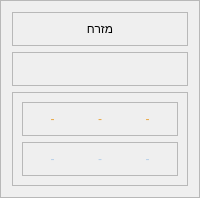
                    <widget class="QFrame" name="f_dig_ea">
                     <property name="sizePolicy">
                      <sizepolicy hsizetype="Fixed" vsizetype="Fixed">
                       <horstretch>0</horstretch>
                       <verstretch>0</verstretch>
                      </sizepolicy>
                     </property>
                     <property name="styleSheet">
                      <string notr="true">QFrame#f_dig_ea{
  border-top-right-radius: 30px;
  border-bottom-right-radius: 30px;
}</string>
                     </property>
                     <property name="frameShape">
                      <enum>QFrame::StyledPanel</enum>
                     </property>
                     <property name="frameShadow">
                      <enum>QFrame::Raised</enum>
                     </property>
                     <layout class="QVBoxLayout" name="verticalLayout_6">
                      <item>
                       <widget class="QFrame" name="f_dig_ea_name">
                        <property name="frameShape">
                         <enum>QFrame::StyledPanel</enum>
                        </property>
                        <property name="frameShadow">
                         <enum>QFrame::Raised</enum>
                        </property>
                        <layout class="QVBoxLayout" name="verticalLayout_31">
                         <item>
                          <widget class="QLabel" name="dig_ea_name">
                           <property name="sizePolicy">
                            <sizepolicy hsizetype="Preferred" vsizetype="Preferred">
                             <horstretch>0</horstretch>
                             <verstretch>0</verstretch>
                            </sizepolicy>
                           </property>
                           <property name="text">
                            <string>מזרח</string>
                           </property>
                           <property name="alignment">
                            <set>Qt::AlignCenter</set>
                           </property>
                          </widget>
                         </item>
                        </layout>
                       </widget>
                      </item>
                      <item>
                       <widget class="QFrame" name="f_dig_ea_arrows">
                        <property name="frameShape">
                         <enum>QFrame::StyledPanel</enum>
                        </property>
                        <property name="frameShadow">
                         <enum>QFrame::Raised</enum>
                        </property>
                        <layout class="QHBoxLayout" name="horizontalLayout_41">
                         <item>
                          <widget class="QLabel" name="dig_ea_arrows">
                           <property name="sizePolicy">
                            <sizepolicy hsizetype="Expanding" vsizetype="Expanding">
                             <horstretch>0</horstretch>
                             <verstretch>0</verstretch>
                            </sizepolicy>
                           </property>
                           <property name="text">
                            <string/>
                           </property>
                           <property name="scaledContents">
                            <bool>true</bool>
                           </property>
                           <property name="alignment">
                            <set>Qt::AlignCenter</set>
                           </property>
                          </widget>
                         </item>
                        </layout>
                       </widget>
                      </item>
                      <item>
                       <widget class="QFrame" name="f_dig_ea_vol">
                        <property name="frameShape">
                         <enum>QFrame::StyledPanel</enum>
                        </property>
                        <property name="frameShadow">
                         <enum>QFrame::Raised</enum>
                        </property>
                        <layout class="QVBoxLayout" name="verticalLayout_8">
                         <item>
                          <widget class="QFrame" name="f_dig_ea_vol_mor">
                           <property name="styleSheet">
                            <string notr="true">QLabel{
	font: 10pt &quot;Rubik&quot;;
	color: rgb(232, 166, 66);

}</string>
                           </property>
                           <property name="frameShape">
                            <enum>QFrame::StyledPanel</enum>
                           </property>
                           <property name="frameShadow">
                            <enum>QFrame::Raised</enum>
                           </property>
                           <layout class="QHBoxLayout" name="horizontalLayout_37">
                            <item>
                             <widget class="QLabel" name="dig_ea_vol_mor_r">
                              <property name="text">
                               <string>-</string>
                              </property>
                              <property name="alignment">
                               <set>Qt::AlignCenter</set>
                              </property>
                             </widget>
                            </item>
                            <item>
                             <widget class="QLabel" name="dig_ea_vol_mor_t">
                              <property name="text">
                               <string>-</string>
                              </property>
                              <property name="alignment">
                               <set>Qt::AlignCenter</set>
                              </property>
                             </widget>
                            </item>
                            <item>
                             <widget class="QLabel" name="dig_ea_vol_mor_l">
                              <property name="text">
                               <string>-</string>
                              </property>
                              <property name="alignment">
                               <set>Qt::AlignCenter</set>
                              </property>
                             </widget>
                            </item>
                           </layout>
                          </widget>
                         </item>
                         <item>
                          <widget class="QFrame" name="f_dig_ea_vol_eve">
                           <property name="styleSheet">
                            <string notr="true">QLabel{
	font: 10pt &quot;Rubik&quot;;
	color: rgb(183, 207, 232);

}</string>
                           </property>
                           <property name="frameShape">
                            <enum>QFrame::StyledPanel</enum>
                           </property>
                           <property name="frameShadow">
                            <enum>QFrame::Raised</enum>
                           </property>
                           <layout class="QHBoxLayout" name="horizontalLayout_38">
                            <item>
                             <widget class="QLabel" name="dig_ea_vol_eve_r">
                              <property name="text">
                               <string>-</string>
                              </property>
                              <property name="alignment">
                               <set>Qt::AlignCenter</set>
                              </property>
                             </widget>
                            </item>
                            <item>
                             <widget class="QLabel" name="dig_ea_vol_eve_t">
                              <property name="text">
                               <string>-</string>
                              </property>
                              <property name="alignment">
                               <set>Qt::AlignCenter</set>
                              </property>
                             </widget>
                            </item>
                            <item>
                             <widget class="QLabel" name="dig_ea_vol_eve_l">
                              <property name="text">
                               <string>-</string>
                              </property>
                              <property name="alignment">
                               <set>Qt::AlignCenter</set>
                              </property>
                             </widget>
                            </item>
                           </layout>
                          </widget>
                         </item>
                        </layout>
                       </widget>
                      </item>
                     </layout>
                    </widget>
